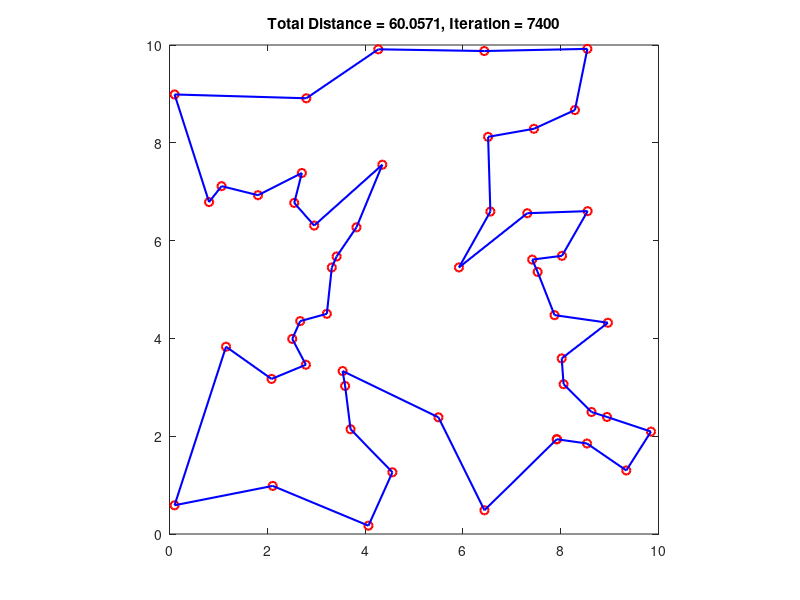
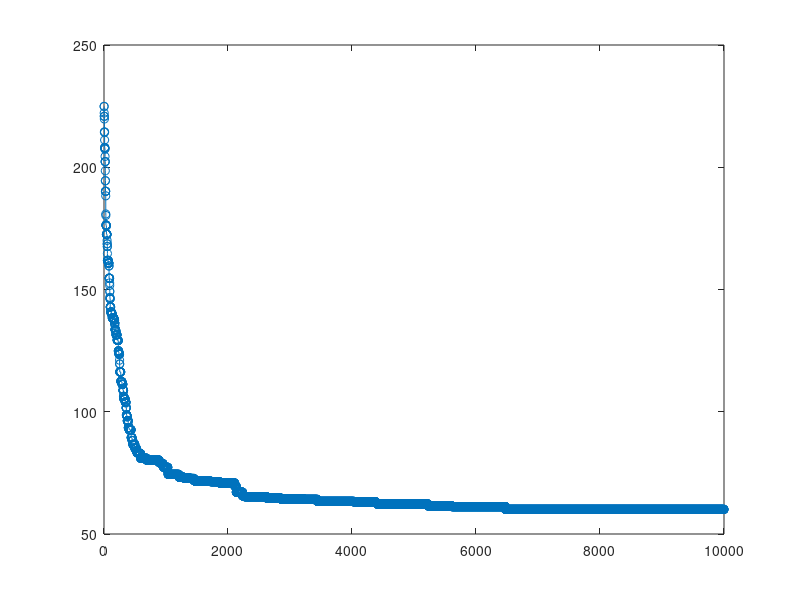

These figures' MATLAB source, in order:
clear; figure(1); clf
n = 50;
dims = 2;
xy = 10*rand(n,dims);
numIter = 10000;

for i=1:n
  for j=1:n
    dmat(i,j)=sqrt(sum((xy(i,:)-xy(j,:)).^2));
  endfor
end

routes(1,:) = [1:n];

for k = 2:4
  routes(k,:) = randperm(n);
end

globalMin = Inf;

for iter = 1:numIter
  for p = 1:4
    d = dmat(routes(p,n),routes(p,1));
    for k = 2:n
      d = d + dmat(routes(p,k-1), routes(p,k));
    endfor
    totalDist(p) = d;
  endfor
  [minDist,idx] = min(totalDist);
  distHistory(iter) = minDist;
  if minDist < globalMin && mod(iter, 50) == 0
    globalMin = minDist;
    rte = routes(idx,:);
    rte = rte([1:n 1]);
    xx = xy(rte,1);
    yy = xy(rte,2);
    if dims < 3
      plot(xx,yy,'ro', 'linewidth', 1.5);
      hold on;
      plot(xx,yy,'b-', 'linewidth', 1.5);
      hold off;
    else zz = xy(rte,3);
      plot3(xx,yy,zz,'ro', 'linewidth', 1.5);
      hold on;
      plot3(xx,yy,zz,'b-', 'linewidth', 1.5);
      hold off;
      box on
    endif
    title(sprintf('Total Distance = %1.4f, Iteration = %d', minDist, iter));
    axis square
    pause(0.1)
  endif
  [ignore, idx] = min(totalDist);
  bestOf4Route = routes(idx, :);
  routeInsertionPoints = sort(ceil(n*rand(1,2)));
  I = routeInsertionPoints(1);
  J = routeInsertionPoints(2);
  for k = 1:4
    routes(k,:) = bestOf4Route;
    switch k
      case 2
        routes(k, I:J) = routes(k,J:-1:I);
      case 3
        routes(k, [I J]) = routes(k,[J I]);
      case 4
        routes(k, I:J) = routes(k,[I+1:J I]);
    endswitch
  endfor
end

figure(2);
clf;
plot(distHistory, 'o-')
